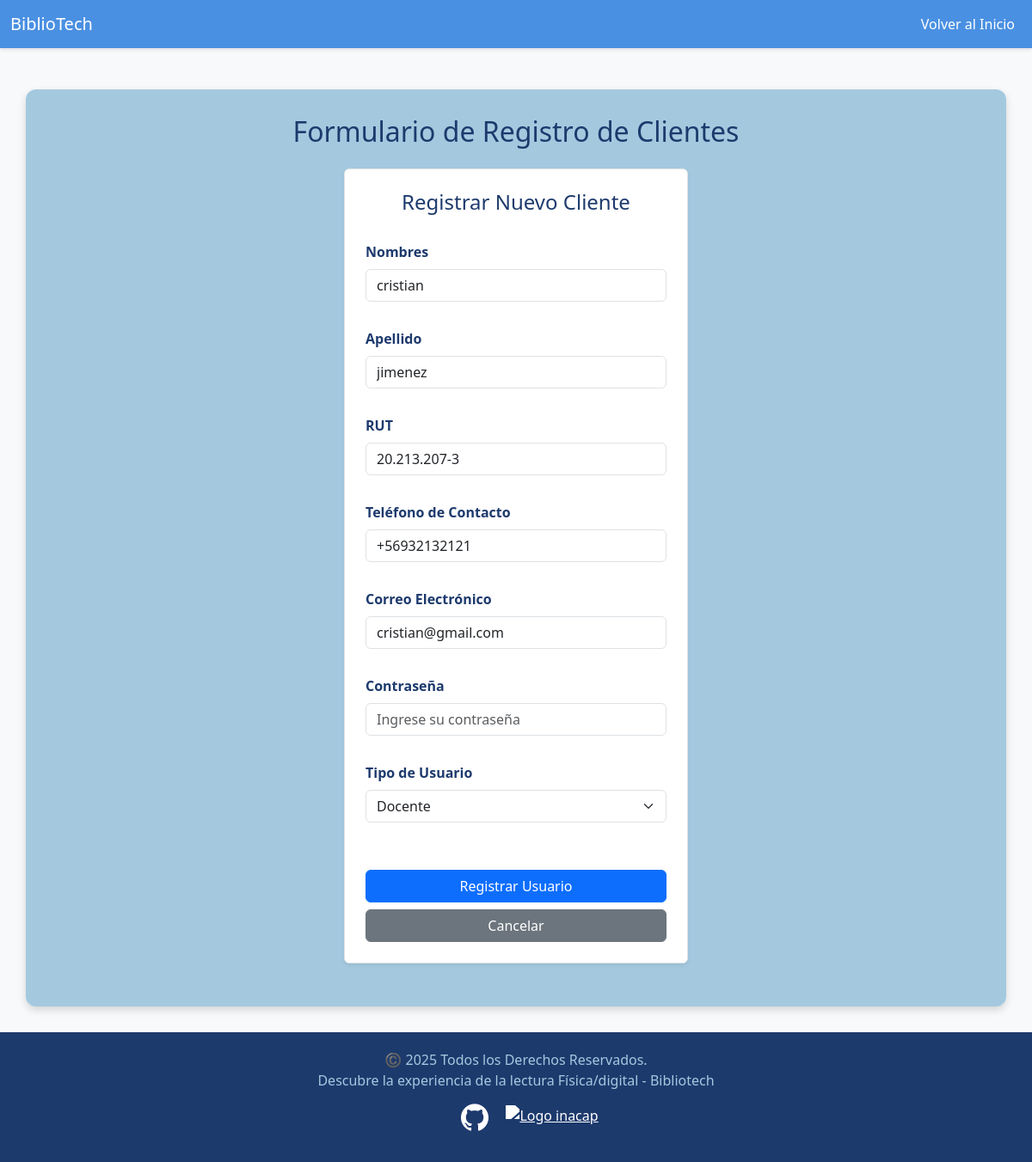
The app's page /editar-usuario/1/ with its own data.
### apps/usuarios/models.py (models this page shows, shortened)
class Usuario(models.Model):
    TIPO_USUARIO = [
        ('ESTUDIANTE', 'Estudiante'),
        ('DOCENTE', 'Docente'),
        ('ADMINISTRATIVO', 'Administrativo'),
    ]
    id  = models.AutoField(primary_key=True)
    rut = models.CharField( max_length=12, unique=True, verbose_name="RUT")
    nombre = models.CharField(max_length=100)
    apellido = models.CharField(max_length=100)
    telefono = models.CharField(max_length=20, verbose_name="Teléfono")
    correo = models.EmailField()
    password = models.CharField(max_length=128)
    tipo = models.CharField(max_length=20, choices=TIPO_USUARIO, verbose_name="Tipo de Usuario")
    activo = models.BooleanField(default=True, verbose_name="¿Está activo?")
    class Meta:
        verbose_name = "Usuario"
        verbose_name_plural = "Usuarios"

### apps/usuarios/views.py (the view)
# urls.py: path('editar-usuario/<int:id>/', usuarioV.editar_usuario, name='editar_usuario'),
def editar_usuario(request, id):
    usuario = get_object_or_404(Usuario, id=id)
    if request.method == 'POST':
        form = UsuarioForm(request.POST, instance=usuario)
        if form.is_valid():
            form.save()
            return redirect('tabla_usuarios')
    else:
        form = UsuarioForm(instance=usuario)
    return render(request, 'registrarCliente.html', {'form': form})

### templates/registrarCliente.html (shortened to what this page needs)
{% load static %}
<!DOCTYPE html>
<html lang="en">
<head>
    <link rel="stylesheet" href="{% static 'css/style.css' %}">
    <link rel="stylesheet" href="{% static 'css/footer.css' %}">
    <link rel="stylesheet" href="{% static 'css/formularios.css' %}">
    <link rel="stylesheet" href="{% static 'css/navbar.css' %}">
    <link href="https://cdn.jsdelivr.net/npm/bootstrap@5.3.3/dist/css/bootstrap.min.css" rel="stylesheet">
</head>
<body>
    <div id="main-container">
        <header>
            <nav class="navbar navbar-expand-lg navbar-custom">
                <div class="container-fluid">
                    <a class="navbar-brand" href="{% url 'index' %}">BiblioTech</a>
                    <div class="collapse navbar-collapse">
                        {% if user.is_authenticated %}
                        <ul class="navbar-nav me-auto">
                            <li class="nav-item">
                                <a class="nav-link" href="{% url 'renta' %}">Solicitar Libro</a>
                            </li>
                            <li class="nav-item dropdown">
                                <a class="nav-link dropdown-toggle" href="#" role="button" data-bs-toggle="dropdown"
                                    aria-expanded="false">
                                    Tablas
                                </a>
                                <ul class="dropdown-menu">
                                    <li><a class="dropdown-item" href="{% url 'tabla_libros' %}">Tabla Libros</a></li>
                                    <li><a class="dropdown-item" href="{% url 'tabla_prestamos' %}">Mis Préstamos</a>
                                    </li>
                                    {% if user.is_superuser %}
                                    <li>
                                        <hr class="dropdown-divider">
                                    </li>
                                    <li><a class="dropdown-item" href="{% url 'tabla_usuarios' %}">Tabla Usuarios
                                            (Admin)</a></li>
                                    {% endif %}
                                </ul>
                            </li>
                            {% if user.is_superuser %}
                            <li class="nav-item dropdown">
                                <a class="nav-link dropdown-toggle" href="#" role="button" data-bs-toggle="dropdown"
                                    aria-expanded="false">
                                    Gestión (Admin)
                                </a>
                                <ul class="dropdown-menu">
                                    <li><a class="dropdown-item" href="{% url 'registrar_cliente' %}">Registrar
                                            Clientes</a></li>
                                    <li><a class="dropdown-item" href="{% url 'registrar_libro' %}">Registrar Libros</a>
                                    </li>
                                </ul>
                            </li>
                            {% endif %}
                        </ul>
                        {% if user.is_authenticated %}
                        <div class="d-flex align-items-center">
                            <span class="navbar-text me-3 text-white" style="color: inherit;">
                                Hola, {{ user.first_name|default:user.username|title }}
                            </span>
                            <form action="{% url 'logout' %}" method="post" class="d-flex m-0 bg-transparent">
                                {% csrf_token %}
                                <button class="btn btn-sm btn-danger border-0 fw-bold px-3" type="submit">Cerrar
                                    Sesión</button>
                            </form>
                        </div>
                        {% endif %}
                        {% else %}
                        <ul class="navbar-nav ms-auto">
                            <li class="nav-item">
                                <a class="nav-link" href="{% url 'index' %}">Volver al Inicio</a>
                            </li>
                        </ul>
                        {% endif %}
                    </div>
                </div>
            </nav>
        </header>
        <section class="bg-light">
            <div class="container mt-5">
                <h2 class="mb-4 text-center">Formulario de Registro de Clientes</h2>
                <form method="POST" class="p-4 border rounded bg-white shadow-sm">
                    <h2 class="mb-3 text-center">Registrar Nuevo Cliente</h2>
                    {% for field in form %}
                    <div class="mb-3">
                        <label class="form-label fw-bold">{{ field.label }}</label>
                        {{ field }}
                    </div>
                    {% endfor %}
                    <div class="d-grid gap-2 mt-4">
                        <button type="submit" class="btn btn-primary">Registrar Usuario</button>
                        <a href="{% url 'index' %}" class="btn btn-secondary">Cancelar</a>
                    </div>
                </form>
            </div>
        </section>
        <footer class="site-footer mt-auto">
            <div id="footer-container">
                <div class="footer-top">©️ 2025 Todos los Derechos Reservados. <br> Descubre la experiencia de la
                    lectura
                    Física/digital - Bibliotech</div>
                <ul class="footer-links">
                    <li><a class="link" href="https://github.com/crisdev06/BiblioTech" target="_blank" rel="noreferrer">
                            <img class="logo" src="{% static 'icons/github.png' %}" alt="Logo github">
                        </a>
                    </li>
                    <li><a class="link" href="https://portal.inacap.cl" target="_blank">
                            <img class="logo" src="{% static 'icons/inacap.png' %}" alt="Logo inacap">
                        </a>
                    </li>
                </ul>
            </div>
        </footer>
    </div>
</body>
</html>

### static/css/style.css (style rules this page uses)
* { margin: 0; padding: 0; box-sizing: border-box; font-family: 'Segoe UI', Tahoma, Geneva, Verdana, sans-serif; text-decoration: none; }
body { background-color: #d6e4f5; color: #1d3a6d; line-height: 1.6; }
#main-container { display: grid; min-height: 100dvh; grid-template-rows: auto 1fr auto; }
.container { max-width: 1100px; margin: 30px auto; background-color: #a4c9df; padding: 30px; border-radius: 12px; box-shadow: 0 4px 10px rgba(0, 0, 0, 0.15); }
.container h2 { color: #1d3a6d; margin-bottom: 20px; }
form { background-color: #7bb7d1; padding: 20px; margin: 20px 0; border-radius: 10px; display: flex; flex-direction: column; gap: 12px; }
form h2 { text-align: center; color: #1d3a6d; }
label { font-weight: bold; color: #1d3a6d; }
input, select { padding: 10px; border: 1px solid #4aa0c4; border-radius: 6px; outline: none; width: 100%; }

### static/css/footer.css (style rules this page uses)
.site-footer { background-color: #1d3a6d; color: #a4c9df; padding: 20px; text-align: center; margin-top: 40px; }
.footer-links { list-style: none; display: flex; justify-content: center; gap: 20px; margin-top: 15px; }
.footer-links .logo { width: 32px; height: 32px; filter: brightness(0) invert(1); }

### static/css/formularios.css (style rules this page uses)
form { background: #ffffff; padding: 20px; border-radius: 12px; box-shadow: 0 4px 8px rgba(0, 0, 0, 0.1); max-width: 400px; margin: 20px auto; display: flex; flex-direction: column; gap: 15px; position: relative; }
form h2 { text-align: center; font-size: 1.5em; margin-bottom: 10px; color: #333; }
form input { padding: 10px; border: 1px solid #ccc; border-radius: 8px; font-size: 1em; width: 100%; }
form button { background-color: #4CAF50; color: white; font-size: 1em; font-weight: bold; padding: 10px; border: none; border-radius: 8px; cursor: pointer; transition: background 0.3s ease; }

### static/css/navbar.css (style rules this page uses)
.navbar-custom { background-color: #4a90e2; box-shadow: 0 2px 4px rgba(0, 0, 0, 0.1); }
.navbar-custom .navbar-brand, .navbar-custom .nav-link, .navbar-custom .dropdown-toggle { color: #ffffff; transition: color 0.3s ease; }

### records on screen
Usuario: form "cristian" "jimenez" "20.213.207-3" "+56932132121" "cristian@gmail.com" "Docente"

### other values on screen
{{ field.label }} "Nombres" "Apellido" "RUT" "Teléfono de Contacto" "Correo Electrónico" "Contraseña" "Tipo de Usuario"
